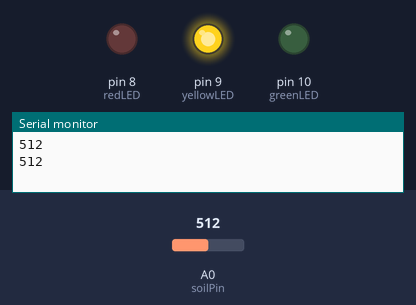
The sketch below on a simulated Arduino Uno, built with avr-gcc and run on an emulated ATmega328P. On the bench: output pins drawn as LEDs (lit = HIGH), the last lines printed to the serial monitor. The inputs (shaded band) are chosen by the test bench; at power-on: A0 (soilPin) = 512.

Above: at 1.8 s.
1.9 s: A0 (soilPin) set to 588
3.4 s: A0 (soilPin) set to 612
At 4.8 s:
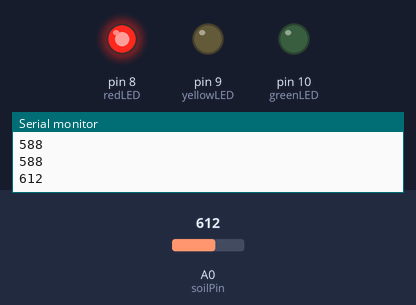
5.5 s: A0 (soilPin) set to 390
At 6.4 s:
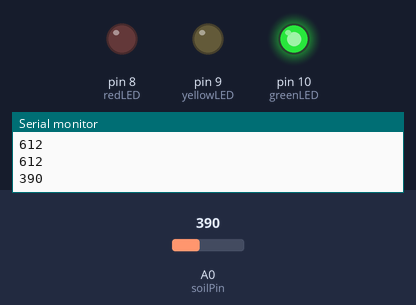
7.5 s: A0 (soilPin) set to 408
At 9.1 s:
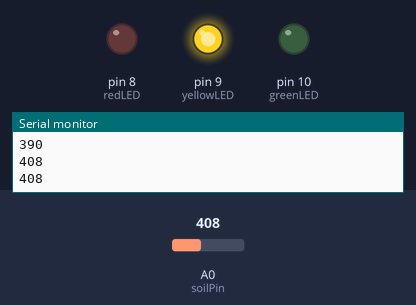
9.5 s: A0 (soilPin) set to 306
At 10.7 s:
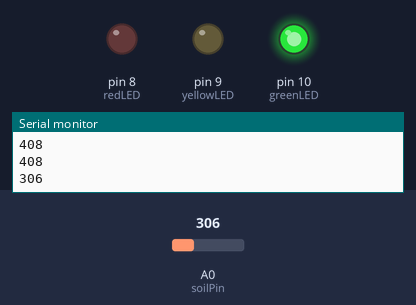
Timing chart, 0 to 12.5 s (numbered marks = the images above; inputs shaded):
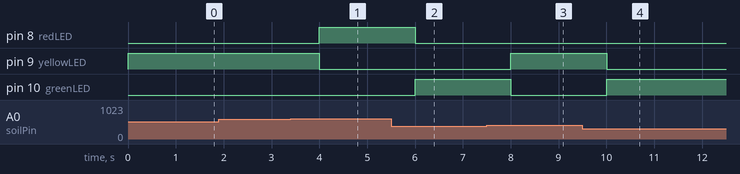

Measured:
- the behaviour switches between 599 and 600 on A0 (soilPin) (found by bisection; images 0 and 1)
- the behaviour switches between 399 and 400 on A0 (soilPin) (found by bisection; images 2 and 3)
- after the input at 3.4 s, pin 8 (redLED): LOW → HIGH after 0.60 s; pin 9 (yellowLED): HIGH → LOW after 0.60 s
- after the input at 5.5 s, pin 8 (redLED): HIGH → LOW after 0.50 s; pin 10 (greenLED): LOW → HIGH after 0.50 s
- after the input at 7.5 s, pin 9 (yellowLED): LOW → HIGH after 0.50 s; pin 10 (greenLED): HIGH → LOW after 0.50 s
- after the input at 9.5 s, pin 9 (yellowLED): HIGH → LOW after 0.50 s; pin 10 (greenLED): LOW → HIGH after 0.50 s

The sketch:

PlantCareSystem.ino
```cpp
const int soilPin = A0;     // Analog pin connected to the soil sensor
const int greenLED = 10;    // Green LED pin
const int yellowLED = 9;    // Yellow LED pin
const int redLED = 8;       // Red LED pin

int dryThreshold = 600;     // Value above which the soil is too dry
int moderateThreshold = 400; // Value between moderate and moist

void setup() {
  pinMode(greenLED, OUTPUT);
  pinMode(yellowLED, OUTPUT);
  pinMode(redLED, OUTPUT);
  Serial.begin(9600);       // Initialize Serial Monitor
}

void loop() {
  int soilMoistureValue = analogRead(soilPin); // Read sensor value
  Serial.println(soilMoistureValue);           // Output value to Serial Monitor

  // Soil is moist
  if (soilMoistureValue < moderateThreshold) {
    digitalWrite(greenLED, HIGH);
    digitalWrite(yellowLED, LOW);
    digitalWrite(redLED, LOW);
  }
  // Soil is moderately dry
  else if (soilMoistureValue < dryThreshold) {
    digitalWrite(greenLED, LOW);
    digitalWrite(yellowLED, HIGH);
    digitalWrite(redLED, LOW);
  }
  // Soil is too dry
  else {
    digitalWrite(greenLED, LOW);
    digitalWrite(yellowLED, LOW);
    digitalWrite(redLED, HIGH);
  }

  delay(1000); // Wait for 1 second before reading again
}
```
